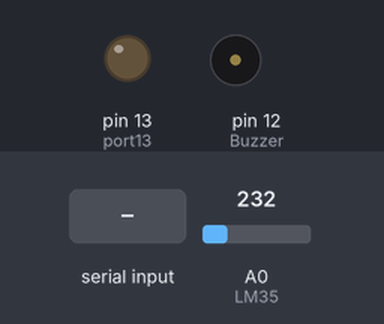
A sketch run on a simulated Arduino Uno, built with avr-gcc and run on an emulated ATmega328P. Parts: output pins drawn as LEDs (lit = HIGH), buzzer (waves = sounding, pin HIGH). The test bench sets the inputs (shaded band); at power-on: A0 (LM35) = 232.

Above: at 2.2 s.
2.3 s: "A" received over Serial
At 2.7 s:
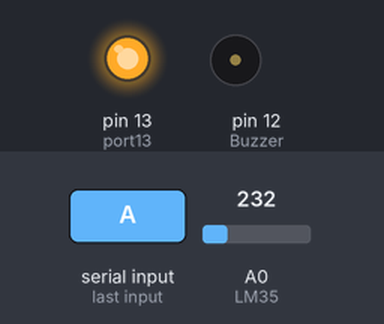
3.8 s: "D" received over Serial
At 5.0 s:
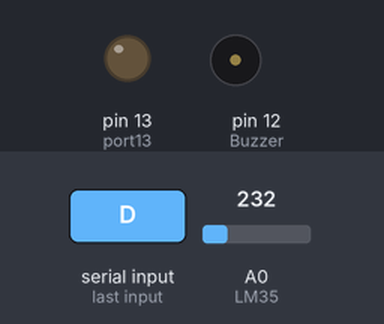
Timing chart, 0 to 6.8 s (numbered marks = the images above; inputs shaded):
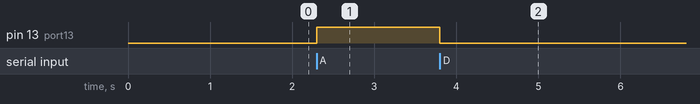

The sketch:

mongedeferro.ino
```cpp
//definido porta e constantes
int port13 = 13;
const int LM35 = 0;
float temperatura = 0;
int ADClido = 0;
const int Buzzer = 12;


//metodo para carregar configuracoes
void setup(){
  Serial.begin(9600);//start porta seria com frequencia de 9600 de transmissao
  delay(1000);
  pinMode(port13,OUTPUT);//informa porta 13 que vai ser usada para o modulo de rele
  analogReference(INTERNAL);//porta analogica de leitura de temperatura
  pinMode(Buzzer, OUTPUT);//porta digital para acionar alarme
}

void loop(){
  LerDados();
  Defcon();
}


//metodo para ler dados da porta serial
void LerDados(){
  if(Serial.available()){//verifica se porta esta habilitada
      char entrada = Serial.read();//ler dados da porta
      switch (entrada) {
          case 'A'://ativa rele
            digitalWrite(port13,HIGH);
            break;
          case 'D'://desativa rele
            digitalWrite(port13,LOW);
            break;
          case 'S'://verifica se rele esta ativado
            delay(1000);
            Serial.println(StatusPort());
            break;
          case 'I'://exibe infomraçes do firmware
            Letreiro();
            break;
          case 'T':
            Serial.println(temp());
            break;
          }

    }

}

//metodo que retornar se esta acionada ou nao porta
int StatusPort(){
  if(digitalRead(port13) == HIGH){//se porta estiver liga
    return 1; //retorna 1 = True
  }
  else{
    return 0; //retorna 0 = False
  }
}

int temp(){//funçao para verificar temperatura
  ADClido = analogRead(LM35);
  temperatura = ADClido * 0.1075268817204301;
  return temperatura;
}

void Defcon(){
  if(temp() > 200){
    digitalWrite(port13,LOW);
  }
}
//metodo para letreiro de apresentaçao
void Letreiro(){
  Serial.println("###############################");
  Serial.println("#Firmware>>> Monge de Ferro   #");
  Serial.println("#Versao: 1.2.1                #");
  Serial.println("#Autor:Diego Lopes da Silva   #");
  Serial.println("#Propriedade: Drone Tecnologia#");
  Serial.println("###############################");

}
```

Measured:
- after the input at 2.3 s, pin 13 (port13): LOW → HIGH at once
- after the input at 3.8 s, pin 13 (port13): HIGH → LOW at once
